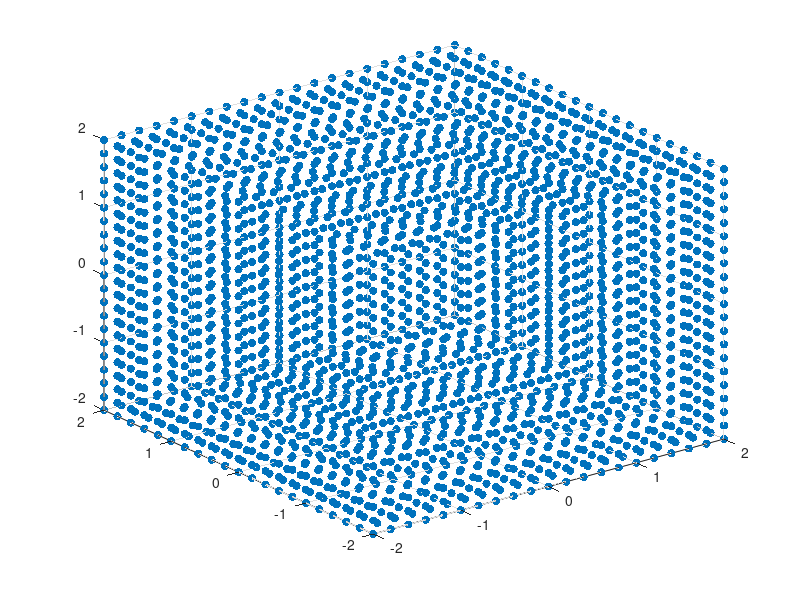

MATLAB code to generate this figure:
clear all
clc
close all

% This file is used to generate different environments

% Cube
hs = 2; % half side size
sep = 0.2;
pts_range = -hs:sep:hs;
pts_range = pts_range';
const_val = hs*ones(length(pts_range),1);

target_pts = [];

% Front and back
for y=-hs:sep:hs
    for z=-hs:sep:hs
        target_pts = [target_pts; hs y z; -hs y z];
    end
end

% Left and Right
for x=-hs:sep:hs
    for z=-hs:sep:hs
        target_pts = [target_pts; x hs z; x -hs z];
    end
end

% Top and Bottom
for x=-hs:sep:hs
    for y=-hs:sep:hs
        target_pts = [target_pts; x y hs; x y -hs];
    end
end

target_pts = unique(target_pts,'rows');

scatter3(target_pts(:,1),target_pts(:,2), target_pts(:,3),'filled','k');